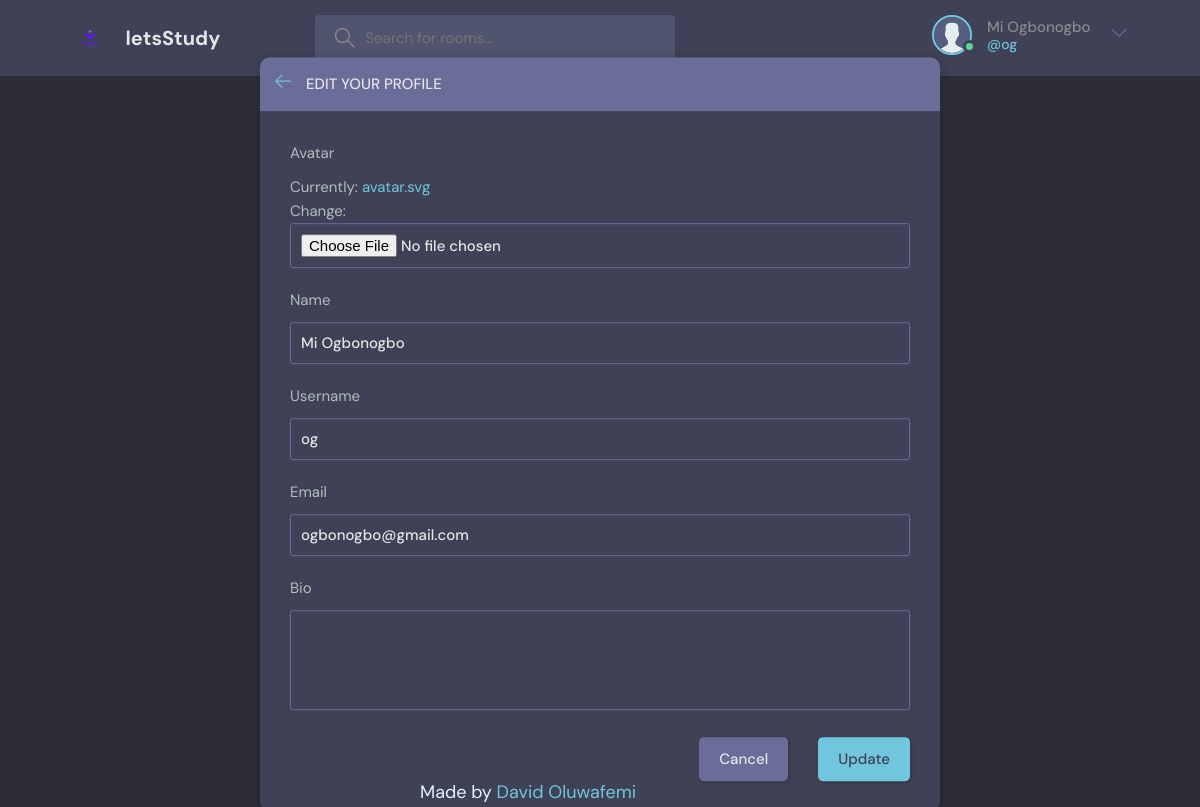
The app's page /update-user (signed in), older data.
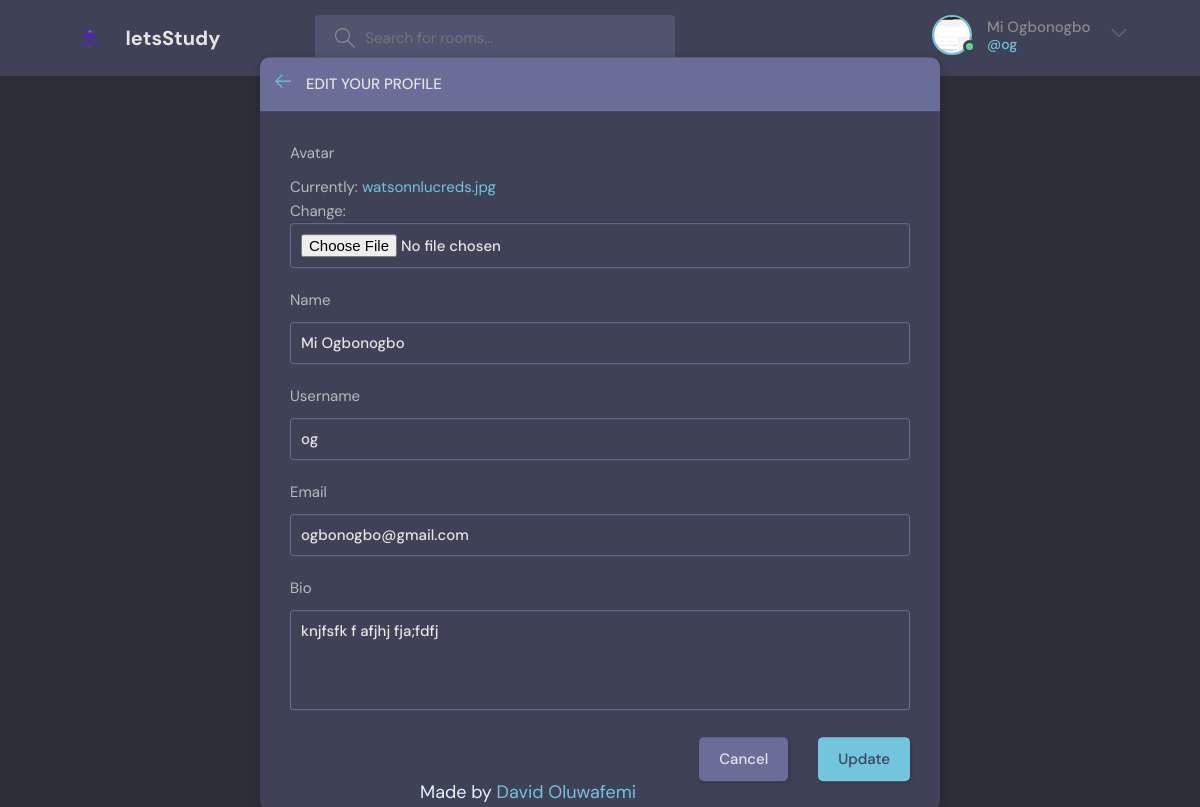
The same page, newer data.
### main/models.py (models this page shows, shortened)
class User(AbstractUser):
    name = models.CharField(max_length=200, null=True)
    email = models.EmailField(unique=True, null=True)
    bio = models.TextField(null=True)
    avatar = models.ImageField(null=True, default="avatar.svg")
    USERNAME_FIELD = "email"
    REQUIRED_FIELDS = []

### main/views.py (the view)
# urls.py: path("update-user", views.update_user, name="update-user"),
@login_required(login_url="login")
def update_user(request):
    user = request.user
    form = UserForm(instance=user)
    if request.method == "POST":
        form = UserForm(request.POST, request.FILES, instance=user)
        if form.is_valid():
            form.save()
            return redirect("user-profile", pk=user.id)
    return render(request, "main/update-user.html", {"form": form})

### main/forms.py
class UserForm(ModelForm):
    class Meta:
        model = User
        fields = ["avatar", "name", "username", "email", "bio"]

### main/templates/main/update-user.html
{% extends 'base.html' %} {% block content %}
<main class="update-account layout">
  <div class="container">
    <div class="layout__box">
      <div class="layout__boxHeader">
        <div class="layout__boxTitle">
          <a href="{{ request.META.HTTP_REFERER }}">
            <svg
              version="1.1"
              xmlns="http://www.w3.org/2000/svg"
              width="32"
              height="32"
              viewBox="0 0 32 32"
            >
              <title>arrow-left</title>
              <path
                d="M13.723 2.286l-13.723 13.714 13.719 13.714 1.616-1.611-10.96-10.96h27.625v-2.286h-27.625l10.965-10.965-1.616-1.607z"
              ></path>
            </svg>
          </a>
          <h3>Edit your profile</h3>
        </div>
      </div>
      <div class="layout__body">
        <form
          class="form"
          action=""
          method="post"
          enctype="multipart/form-data"
        >
          {% csrf_token %} {% for field in form %}
          <div class="form__group">
            <label for="profile_pic">{{field.label}}</label>
            {{field}}
          </div>
          {% endfor %}
          <div class="form__action">
            <a class="btn btn--dark" href="{{ request.META.HTTP_REFERER }}"
              >Cancel</a
            >
            <button class="btn btn--main" type="submit">Update</button>
          </div>
        </form>
      </div>
    </div>
  </div>
</main>
{% endblock %}

### templates/navbar.html (shortened to what this page needs)
{% load static %}
<header class="header header--loggedIn">
  <div class="container">
    <a href="{%url 'home' %}" class="header__logo">
      <img src="{% static 'images/logo.png' %}" />
      <h1>letsStudy</h1>
    </a>
    <form class="header__search" method="get" action="{% url 'home' %}">
      <label>
        <input placeholder="Search for rooms..." name="q" />
      </label>
    </form>
    <nav class="header__menu">
      {% if request.user.is_authenticated %}
      <div class="header__user">
        <a href="{% url 'user-profile' request.user.id %}">
          <div class="avatar avatar--medium active">
            <img src="{{ request.user.avatar.url }}" />
          </div>
          <p>{{ request.user.name }} <span>@{{request.user.username}}</span></p>
        </a>
        <button class="dropdown-button">
          <svg
            version="1.1"
            xmlns="http://www.w3.org/2000/svg"
            width="32"
            height="32"
            viewBox="0 0 32 32"
          >
            <title>chevron-down</title>
            <path d="M16 21l-13-13h-3l16 16 16-16h-3l-13 13z"></path>
          </svg>
        </button>
      </div>
      {% else %}
      <a href="{% url 'login' %}">
        <img src="{% static 'images/avatar.svg' %}" />
        <p>Login</p>
      </a>
      {% endif %}
    </nav>
  </div>
</header>

Row changes from the older to the newer data that the page shows:
changed User "Mi Ogbonogbo": user.avatar: picture added in place of a placeholder; bio (not shown) → "knjfsfk f afjhj fja;fdfj"
Text that changed along with them:
text no longer shown: "Currently: avatar.svg Change:"
text now shown: "Currently: watsonnlucreds.jpg Change:"
